Frame 1 (no input): blank canvas, image omitted
Frame 60 (the mouse pressed at the canvas centre just before this capture): blank canvas, image omitted
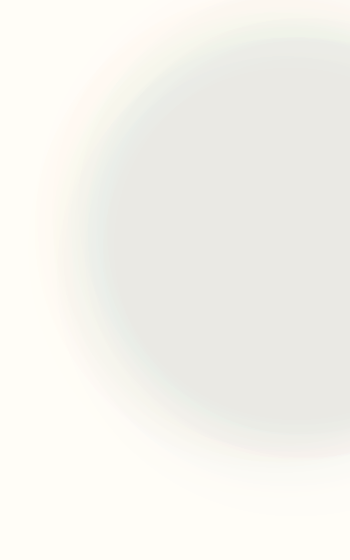
Frame 120 (the mouse held since frame 60 and released just before this capture)

The Processing sketch whose frames 1 and 60 were blank and that drew this single picture after the mouse press (run headless with seeded random() and noise(); from frame 60 on, the mouse is pressed at the canvas centre):

// Processing sketch: sketch_012
// ── sketch_012.pde
class Walker {
  float x, y;
  float a = 0.0;
  float sz = 500;
  float size;

  Walker() {
    x = width/2;
    y = height/2;
  }

  void display() {
    //a = map(mouseX, 0, width, 10, 50);
    a += .005;
    //println(a);    
    fill(random(100), 80, 90, a);
    size = random(sz*.75, sz);
    stroke(255);
    ellipse(x, y, size, size);
  }

  void step() {
    float stepx = random(-10, 10);
    float stepy = random(-10, 10);
    x += stepx;
    y += stepy;
  }
}

Walker w;
float sz;

void setup() {
  size(350, 560);
  w = new Walker();
  background(#fffdf7);
  colorMode(HSB, 100);
}

void draw() {
  w.step();
  w.display();
  }
